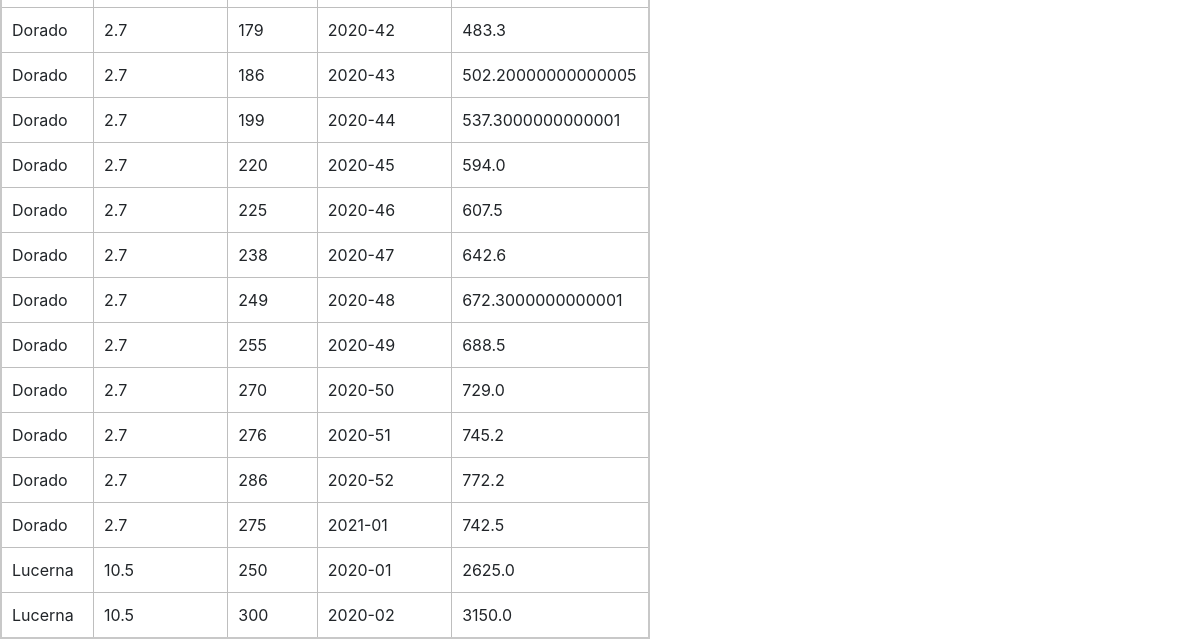
Page /ventas (lower part) on the earlier database version.
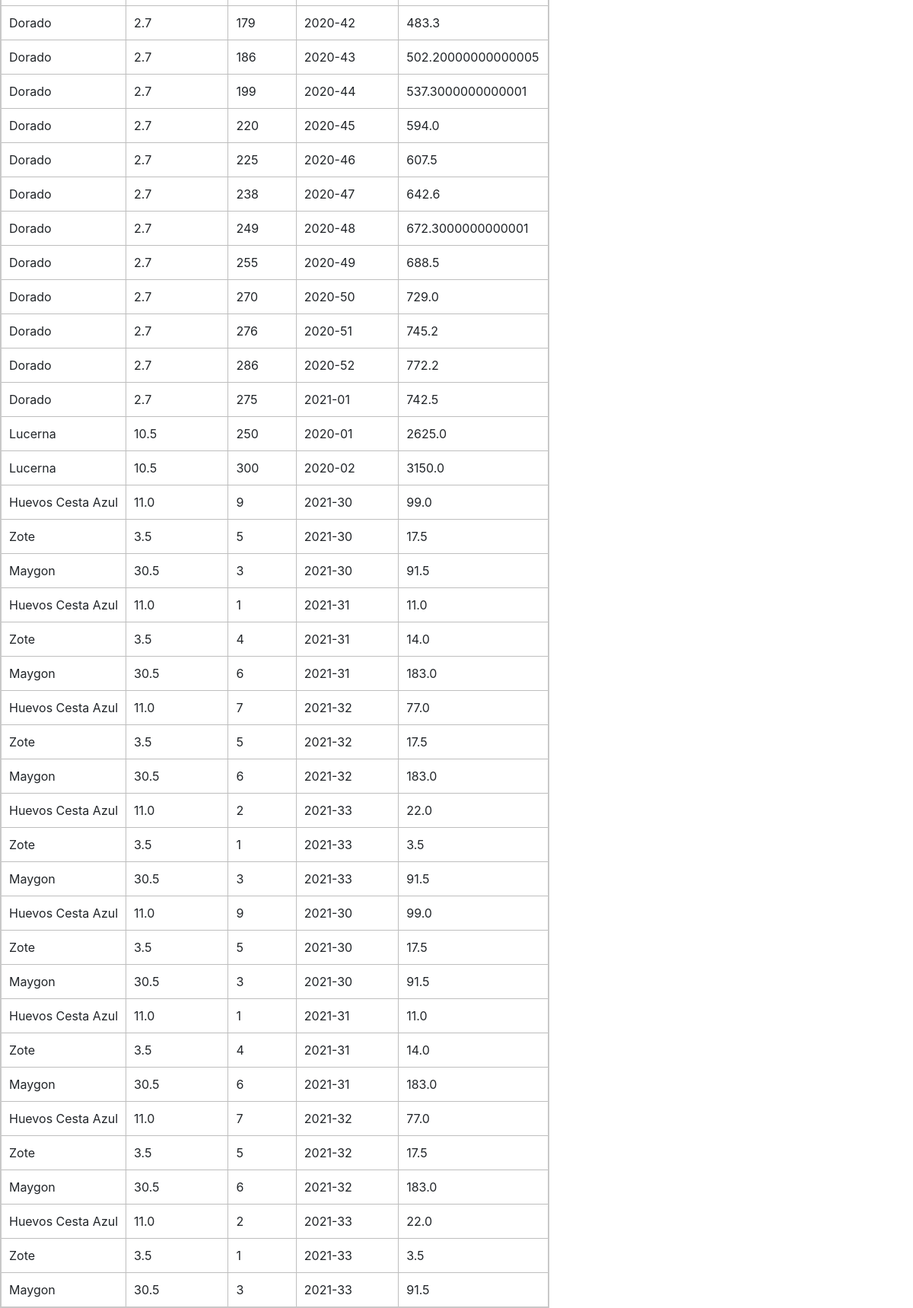
Same page on the later database version.
### cr/models.py (models this page shows, shortened)
class VentaProds(models.Model):
    producto = models.ForeignKey(CatalogoProds, on_delete=models.CASCADE)
    cantidad_vendida = models.IntegerField()
    numero_semana = models.CharField(max_length=20) #DateWeekTruncated()
    class Meta:
        verbose_name = "Venta"
        verbose_name_plural = "Ventas"
    def calcular_precio_a_fecha_venta(self):
        precio_a_fecha_de_venta = self.producto.precio_unidad  # obtener objeto producto y extraer precio
        return self.cantidad_vendida * precio_a_fecha_de_venta

class CatalogoProds(models.Model):
    nombre_producto = models.CharField(max_length=127)
    pais_producto = models.CharField(max_length=127)
    tipo_producto = models.CharField(max_length=127)
    precio_unidad = models.FloatField()
    created_at = models.DateTimeField(auto_now_add=True)
    class Meta:
        verbose_name = "Producto"
        verbose_name_plural = "Productos"

### cr/views.py (the view)
# urls.py: re_path(r'ventas', view_ventas_p_prod, name='ventas_view'),
def view_ventas_p_prod(request):
    ventas = VentaProds.objects.all()
    return render(request, "vista_ventas.html", context={"ventas": ventas})

### cr/templates/vista_ventas.html (shortened to what this page needs)
{% extends "navbar.html"%}
{% block content %}
<table>
{% for v in ventas %}
    <tr>
   <td> {{ v.producto.nombre_producto }}</td>
   <td> {{ v.producto.precio_unidad }}</td>
   <td> {{ v.cantidad_vendida }}</td>
   <td> {{ v.numero_semana }}</td>
  <td>  {{ v.calcular_precio_a_fecha_venta }}</td>
</tr>
{% endfor %}
</table>
{% endblock %}

Differences in the rows shown:
added VentaProds: producto.nombre_producto "Huevos Cesta Azul", producto.precio_unidad "11.0", cantidad_vendida "9", numero_semana "2021-30", calcular_precio_a_fecha_venta "99.0"
added VentaProds: producto.nombre_producto "Zote", producto.precio_unidad "3.5", cantidad_vendida "5", numero_semana "2021-30", calcular_precio_a_fecha_venta "17.5"
added VentaProds: producto.nombre_producto "Maygon", producto.precio_unidad "30.5", cantidad_vendida "3", numero_semana "2021-30", calcular_precio_a_fecha_venta "91.5"
added VentaProds: producto.nombre_producto "Huevos Cesta Azul", producto.precio_unidad "11.0", cantidad_vendida "1", numero_semana "2021-31", calcular_precio_a_fecha_venta "11.0"
added VentaProds: producto.nombre_producto "Zote", producto.precio_unidad "3.5", cantidad_vendida "4", numero_semana "2021-31", calcular_precio_a_fecha_venta "14.0"
added VentaProds: producto.nombre_producto "Maygon", producto.precio_unidad "30.5", cantidad_vendida "6", numero_semana "2021-31", calcular_precio_a_fecha_venta "183.0"
added VentaProds: producto.nombre_producto "Huevos Cesta Azul", producto.precio_unidad "11.0", cantidad_vendida "7", numero_semana "2021-32", calcular_precio_a_fecha_venta "77.0"
added VentaProds: producto.nombre_producto "Zote", producto.precio_unidad "3.5", cantidad_vendida "5", numero_semana "2021-32", calcular_precio_a_fecha_venta "17.5"
added VentaProds: producto.nombre_producto "Maygon", producto.precio_unidad "30.5", cantidad_vendida "6", numero_semana "2021-32", calcular_precio_a_fecha_venta "183.0"
added VentaProds: producto.nombre_producto "Huevos Cesta Azul", producto.precio_unidad "11.0", cantidad_vendida "2", numero_semana "2021-33", calcular_precio_a_fecha_venta "22.0"
added VentaProds: producto.nombre_producto "Zote", producto.precio_unidad "3.5", cantidad_vendida "1", numero_semana "2021-33", calcular_precio_a_fecha_venta "3.5"
added VentaProds: producto.nombre_producto "Maygon", producto.precio_unidad "30.5", cantidad_vendida "3", numero_semana "2021-33", calcular_precio_a_fecha_venta "91.5"
added VentaProds: producto.nombre_producto "Huevos Cesta Azul", producto.precio_unidad "11.0", cantidad_vendida "9", numero_semana "2021-30", calcular_precio_a_fecha_venta "99.0"
added VentaProds: producto.nombre_producto "Zote", producto.precio_unidad "3.5", cantidad_vendida "5", numero_semana "2021-30", calcular_precio_a_fecha_venta "17.5"
added VentaProds: producto.nombre_producto "Maygon", producto.precio_unidad "30.5", cantidad_vendida "3", numero_semana "2021-30", calcular_precio_a_fecha_venta "91.5"
added VentaProds: producto.nombre_producto "Huevos Cesta Azul", producto.precio_unidad "11.0", cantidad_vendida "1", numero_semana "2021-31", calcular_precio_a_fecha_venta "11.0"
added VentaProds: producto.nombre_producto "Zote", producto.precio_unidad "3.5", cantidad_vendida "4", numero_semana "2021-31", calcular_precio_a_fecha_venta "14.0"
added VentaProds: producto.nombre_producto "Maygon", producto.precio_unidad "30.5", cantidad_vendida "6", numero_semana "2021-31", calcular_precio_a_fecha_venta "183.0"
added VentaProds: producto.nombre_producto "Huevos Cesta Azul", producto.precio_unidad "11.0", cantidad_vendida "7", numero_semana "2021-32", calcular_precio_a_fecha_venta "77.0"
added VentaProds: producto.nombre_producto "Zote", producto.precio_unidad "3.5", cantidad_vendida "5", numero_semana "2021-32", calcular_precio_a_fecha_venta "17.5"
added VentaProds: producto.nombre_producto "Maygon", producto.precio_unidad "30.5", cantidad_vendida "6", numero_semana "2021-32", calcular_precio_a_fecha_venta "183.0"
added VentaProds: producto.nombre_producto "Huevos Cesta Azul", producto.precio_unidad "11.0", cantidad_vendida "2", numero_semana "2021-33", calcular_precio_a_fecha_venta "22.0"
added VentaProds: producto.nombre_producto "Zote", producto.precio_unidad "3.5", cantidad_vendida "1", numero_semana "2021-33", calcular_precio_a_fecha_venta "3.5"
added VentaProds: producto.nombre_producto "Maygon", producto.precio_unidad "30.5", cantidad_vendida "3", numero_semana "2021-33", calcular_precio_a_fecha_venta "91.5"
